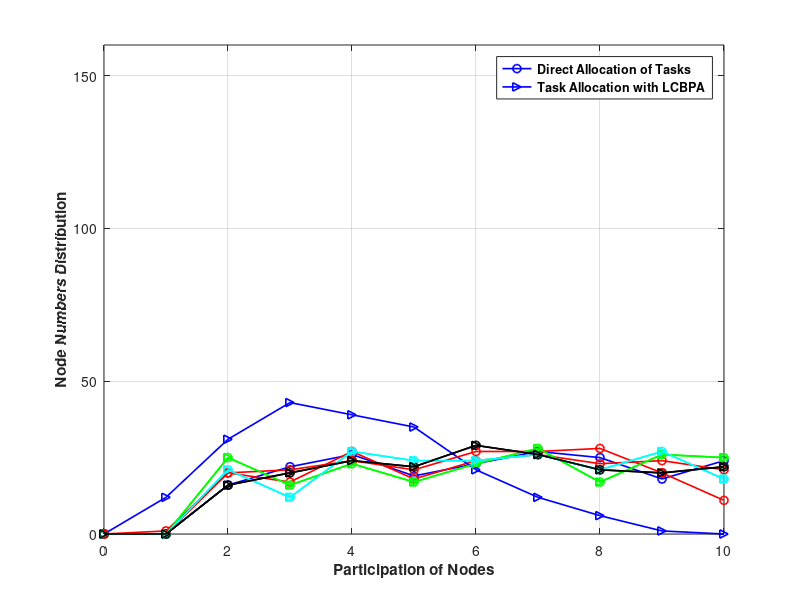

This chart was generated by the following MATLAB code:
% Completion comparison with 
% or without the algoritm.
% Fn = 200
clc;
clear;

x = [0 1 2 3 4 5 6 7 8 9 10];
y010 = [0 0 16 22 26 19 23 27 25 18 24];
y015 = [0 0 20 17 27 18 24 26 23 24 21];
y020 = [0 0 25 16 23 17 23 28 17 26 25];
y025 = [0 0 21 12 27 24 24 26 21 27 18];
y030 = [0 0 16 20 24 22 29 26 21 20 22];
y110 = [0 12 31 43 39 35 21 12 6 1 0];
y115 = [0 1 20 21 24 21 27 27 28 20 11];
y120 = [0 0 25 16 23 17 23 28 17 26 25];
y125 = [0 0	21 12 27 24 24 26 21 27 18];
y130 = [0 0 16 20 24 22 29 26 21 20 22];
% y = [0 0 7 10 9 10 12 12 12 12 12];
% bar(y010,0.5)
%fig=figure;

 h1=plot(x,y010,'-oblue','LineWidth',1.2); hold on;
    plot(x,y015,'-ored','LineWidth',1.2);  hold on;
    plot(x,y020,'-ogreen','LineWidth',1.2);hold on;
    plot(x,y025,'-oc','LineWidth',1.2);    hold on;
    plot(x,y030,'-oblack','LineWidth',1.2); 
    % ,x,y015,'-ored', x,y020,'-ogreen',x,y025,'-oc',x,y030,'-oblack');

 h2=plot(x,y110,'->blue','LineWidth',1.2); hold on;
    plot(x,y115,'-ored','LineWidth',1.2);  hold on;
    plot(x,y120,'->green','LineWidth',1.2);hold on;
    plot(x,y125,'->c','LineWidth',1.2);    hold on;
    plot(x,y130,'->black','LineWidth',1.2);
    %,x,y115,'-ored', x,y120,'->green',x,y125,'->c',x,y130,'->black');
 xlabel('Participation of Nodes','FontWeight','bold');
 ylabel('Node Numbers Distribution','FontWeight','bold')
grid on;
legend([h1,h2],'Direct Allocation of Tasks','Task Allocation with LCBPA','Location','NorthEast','FontWeight','bold');
axis([0,10,0,160])
print('Fn2002','-dpng')
